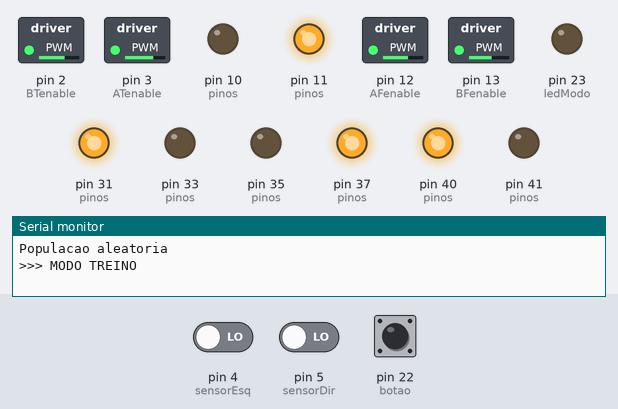
A sketch run on a simulated Arduino Mega 2560, built with avr-gcc and run on an emulated ATmega2560. Shown: switched loads named in the sketch (green lamp = pin HIGH), output pins drawn as LEDs (lit = HIGH), the last lines printed to the serial monitor. The test bench sets the inputs (shaded band); at power-on: pin 4 (sensorEsq) LOW, pin 22 (botao) HIGH, pin 5 (sensorDir) LOW. Random numbers use the default seed unless the sketch sets one; EEPROM starts erased.

Above: at 4.25 s.
4.3 s: pin 4 (sensorEsq) driven HIGH
At 5.5 s:
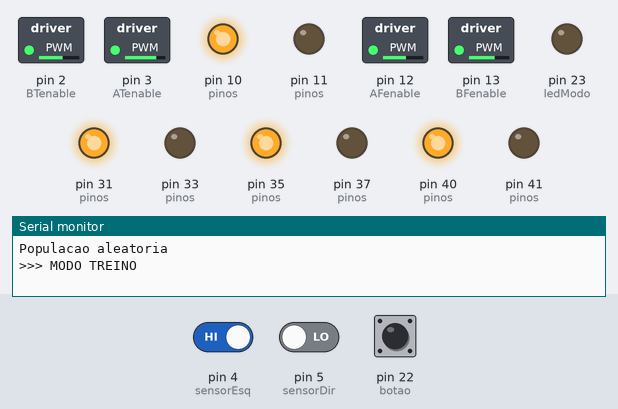
5.9 s: pin 22 (botao) pulled LOW for 0.15 s
At 6.9 s:
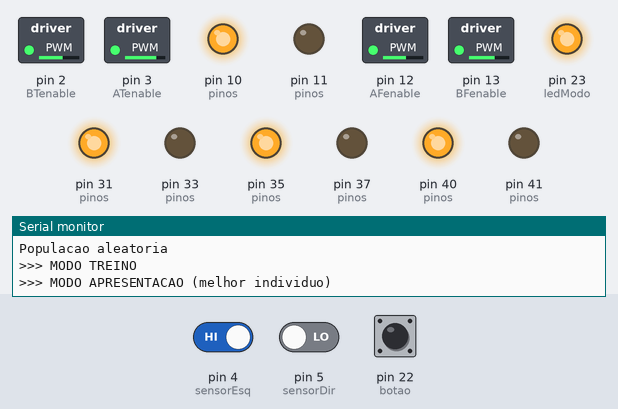
7.5 s: pin 22 (botao) pulled LOW for 3.2 s
At 10.4 s:
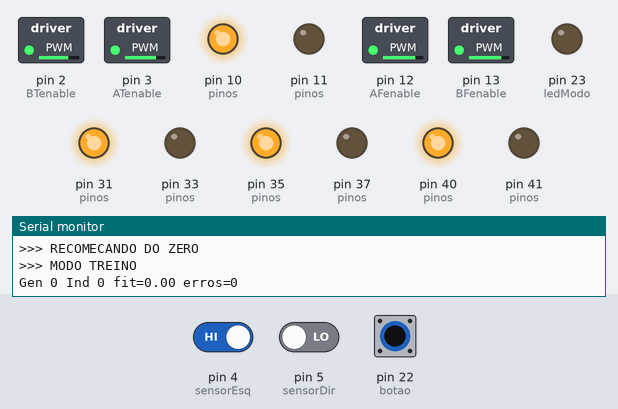
12.2 s: pin 4 (sensorEsq) driven LOW
At 13.06 s:
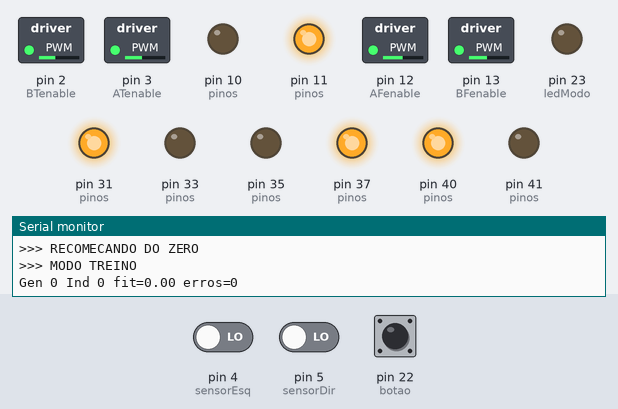
15.2 s: pin 5 (sensorDir) driven HIGH
At 16.2 s:
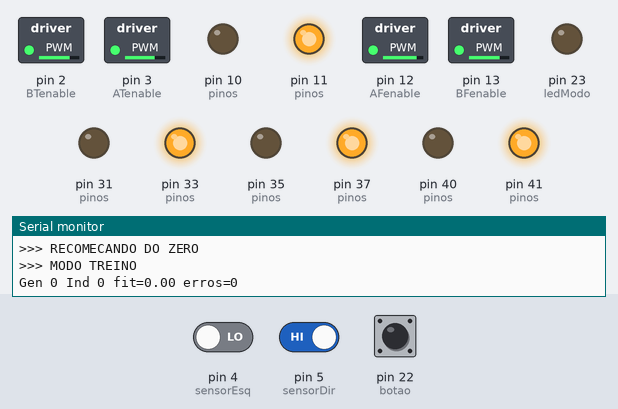
16.8 s: pin 22 (botao) pulled LOW for 1 s
At 18.8 s:
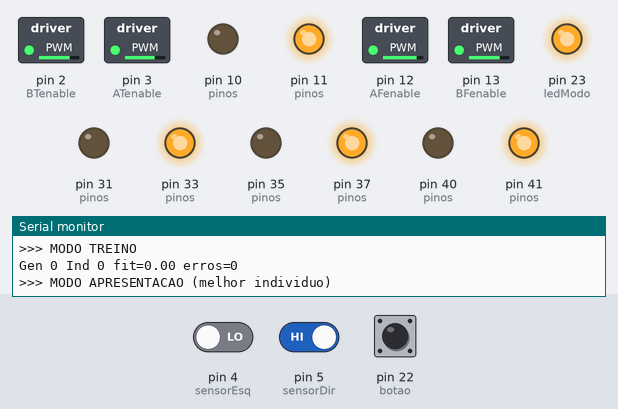
Timing chart, 0 to 20.3 s (numbered marks = the images above; inputs shaded):
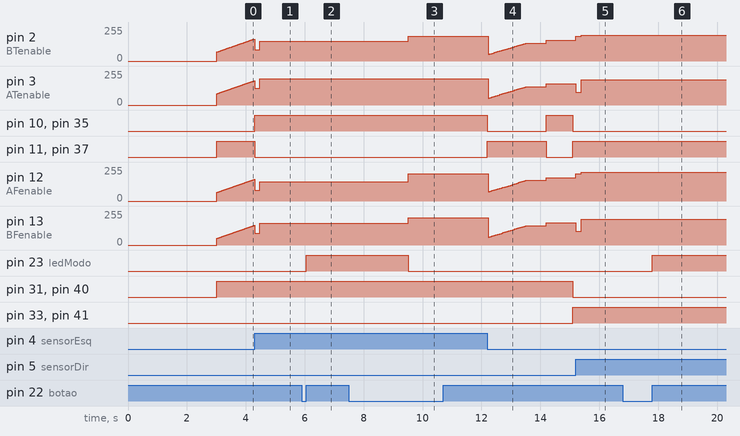

Measured:
- after the input at 4.3 s, pin 10 (pinos), pin 35 (pinos): LOW → HIGH at once; pin 11 (pinos), pin 37 (pinos): HIGH → LOW at once
- after the input at 5.9 s, pin 23 (ledModo): LOW → HIGH after 0.15 s
- after the input at 7.5 s, pin 2 (BTenable): 149/255 → 185/255 after 2.0 s; pin 3 (ATenable): 198/255 → 197/255 after 2.0 s; pin 12 (AFenable): 146/255 → 205/255 after 2.0 s; pin 13 (BFenable): 163/255 → 204/255 after 2.0 s; pin 23 (ledModo): HIGH → LOW after 2.0 s
- after the input at 12.2 s, pin 10 (pinos), pin 35 (pinos): HIGH → LOW at once, → HIGH 2.0 s later, → LOW 0.90 s later; pin 11 (pinos), pin 37 (pinos): LOW → HIGH at once, → LOW 2.0 s later, → HIGH 0.90 s later; pin 31 (pinos), pin 40 (pinos): HIGH → LOW after 2.9 s; pin 33 (pinos), pin 41 (pinos): LOW → HIGH after 2.9 s
- after the input at 15.2 s, pin 2 (BTenable): 156/255 → 184/255 at once, → 194/255 0.18 s later; pin 3 (ATenable): 159/255 → 97/255 at once, → 188/255 0.18 s later; pin 12 (AFenable): 176/255 → 204/255 at once, → 214/255 0.18 s later; pin 13 (BFenable): 166/255 → 104/255 at once, → 195/255 0.18 s later
- after the input at 16.8 s, pin 23 (ledModo): LOW → HIGH after 1.0 s

The sketch:

seguidor_ag_feira.ino
```cpp
// ============================================================
// Seguidor de linha com Algoritmo Genético ONLINE - versão feira de ciências
// Arduino Mega | pista fechada (volta completa)
//
// - Treino CONTÍNUO: os indivíduos se sucedem sem o robô parar
// - Se o robô perder a linha, ele procura sozinho (sem reposicionar)
// - Reta: acelera | Curva aberta: reduz | Curva fechada: reduz mais e gira
// - O AG evolui velocidades e o ajuste fino dos 4 motores
// - Botão: clique = alterna TREINO / APRESENTAÇÃO | segurar 2 s = recomeçar do zero
// - Serial em 115200 baud
// ============================================================
#include <EEPROM.h>

// ---------- PINOS ----------
const byte AFsentido1 = 40, AFsentido2 = 41, AFenable = 12;
const byte BFsentido1 = 10, BFsentido2 = 11, BFenable = 13;
const byte ATsentido1 = 37, ATsentido2 = 35, ATenable = 3;
const byte BTsentido1 = 33, BTsentido2 = 31, BTenable = 2;
const byte sensorEsq = 4, sensorDir = 5;   // LOW = branco, HIGH = preto
const byte botao = 22;                     // botão entre o pino 22 e o GND (INPUT_PULLUP)
const byte ledModo = 23;                   // LED opcional: aceso = APRESENTAÇÃO

// ---------- CONFIGURAÇÕES (ajuste aqui) ----------
const bool TESTE_HARDWARE = false;  // true = só testa sensores e sentido dos motores
const bool PLOTTER        = false;  // true = Serial Plotter mostra o gráfico de aprendizado
const bool USAR_EEPROM    = true;   // false = sempre começa do zero
const unsigned long TEMPO_AVAL = 20000; // duração de cada indivíduo (ms) - de preferência >= 1 volta
const unsigned long T_FECHADA  = 180;   // sensor preto por mais que isso (ms) = curva fechada
const unsigned long T_PERDIDO  = 2000;  // branco/branco por mais que isso (ms) = linha perdida
const unsigned long T_BUSCA    = 900;   // a cada quanto tempo a busca inverte o lado (ms)
const unsigned int  GERACOES_TREINO = 15; // após N gerações vai sozinho p/ APRESENTAÇÃO (0 = nunca)
const int V_MIN     = 60;   // velocidade mínima da rampa na reta
const int PWM_BUSCA = 170;  // PWM do giro de busca quando perde a linha

// ---------- GENES ----------
enum {
  G_VRETA,     // velocidade máxima na reta
  G_RAMPA,     // aceleração na reta (PWM por segundo)
  G_RETOMA,    // % da velocidade mantida ao sair de curva aberta
  G_VABERTA,   // PWM dos motores dominantes na curva aberta
  G_FABERTA,   // % de PWM dos motores internos na curva aberta
  G_VFECHADA,  // PWM na curva fechada
  G_FFECHADA,  // % dos motores internos na curva fechada (100 = gira no eixo)
  G_TAF, G_TBF, G_TAT, G_TBT,  // ajuste fino de cada motor
  N_GENES
};
const int16_t GMIN[N_GENES] = { 80,  20,  0,  90, 20, 100,  60, -25, -25, -25, -25};
const int16_t GMAX[N_GENES] = {220, 200, 90, 230, 90, 230, 100,  25,  25,  25,  25};

// ---------- POPULAÇÃO ----------
const byte N_POP = 6;
int16_t pop[N_POP][N_GENES];
float   fit[N_POP];
byte    ind = 0;
unsigned int geracao = 0;          // total (inclui o que veio da EEPROM)
unsigned int geracoesSessao = 0;   // só desta ligação
float   melhorFit = -999;
int16_t melhorGenes[N_GENES];

struct Salvo { byte magic; unsigned int geracao; float fit; int16_t genes[N_GENES]; };
const byte MAGIC = 0xA7;

// ---------- ESTADO ----------
enum Modo { TREINO, APRESENTACAO };
Modo modo = TREINO;
int16_t g[N_GENES];                // genes em uso agora (zerado = sem ajuste, usado no teste)
unsigned long tInicioAval, tUlt;
float fitness = 0;
byte  erros = 0;
float vAtual = V_MIN;
byte  estadoAnt = 0;               // 0 = reta, 1 = esq preto, 2 = dir preto, 3 = ambos
byte  ultimoLado = 2;
bool  fechada = false;
bool  perdido = false;
unsigned long tEntrada, tPerdido, tUltimoPreto;
float vEntrada = V_MIN;

// ============================================================
// MOTORES (mantém a polaridade original de cada motor)
// pwm > 0 = frente, pwm < 0 = ré
// ============================================================
void motorB(byte s1, byte s2, byte en, int pwm) {
  bool fw = pwm >= 0;
  digitalWrite(s1, fw ? LOW : HIGH);
  digitalWrite(s2, fw ? HIGH : LOW);
  analogWrite(en, constrain(abs(pwm), 0, 255));
}
void motorA(byte s1, byte s2, byte en, int pwm) {
  bool fw = pwm >= 0;
  digitalWrite(s1, fw ? HIGH : LOW);
  digitalWrite(s2, fw ? LOW : HIGH);
  analogWrite(en, constrain(abs(pwm), 0, 255));
}
int comTrim(int v, int trim) {
  if (v == 0) return 0;
  int m = constrain(abs(v) + trim, 0, 255);
  return v > 0 ? m : -m;
}
void mover(int af, int bf, int at, int bt) {
  motorA(AFsentido1, AFsentido2, AFenable, comTrim(af, g[G_TAF]));
  motorB(BFsentido1, BFsentido2, BFenable, comTrim(bf, g[G_TBF]));
  motorA(ATsentido1, ATsentido2, ATenable, comTrim(at, g[G_TAT]));
  motorB(BTsentido1, BTsentido2, BTenable, comTrim(bt, g[G_TBT]));
}
void parar() {
  analogWrite(AFenable, 0); analogWrite(BFenable, 0);
  analogWrite(ATenable, 0); analogWrite(BTenable, 0);
}
void frente(int v) { mover(v, v, v, v); }

// Mesmo mapeamento das suas funções esquerda()/girarE() e direita()/girarD()
void curvaEsq(int vDom, int fInt) {   // BF e AT em ré, BT e AF para frente
  int vi = vDom * fInt / 100;
  mover(vi, -vDom, -vDom, vi);
}
void curvaDir(int vDom, int fInt) {   // AF e BT em ré, BF e AT para frente
  int vi = vDom * fInt / 100;
  mover(-vDom, vi, vi, -vDom);
}

// ============================================================
// TESTE DE HARDWARE (TESTE_HARDWARE = true)
// ============================================================
void esperaLendo(unsigned long ms) {
  unsigned long t0 = millis();
  while (millis() - t0 < ms) {
    Serial.print("  esq="); Serial.print(digitalRead(sensorEsq));
    Serial.print(" dir="); Serial.println(digitalRead(sensorDir));
    delay(200);
  }
}
void testeHardware() {
  Serial.println("TESTE: ponha o robo com as rodas no ar ou sobre a pista.");
  Serial.println("Sensores: 0 = branco, 1 = preto. Passe um papel preto sob cada sensor.");
  while (true) {
    Serial.println("FRENTE (as 4 rodas devem ir para frente)");
    frente(100); esperaLendo(1500); parar(); delay(500);
    Serial.println("CURVA ESQUERDA aberta (o robo deve virar para a esquerda)");
    curvaEsq(150, 50); esperaLendo(1500); parar(); delay(500);
    Serial.println("CURVA DIREITA aberta (o robo deve virar para a direita)");
    curvaDir(150, 50); esperaLendo(1500); parar(); delay(500);
    Serial.println("GIRO NO EIXO ESQUERDA");
    curvaEsq(150, 100); esperaLendo(1500); parar(); delay(500);
    Serial.println("GIRO NO EIXO DIREITA");
    curvaDir(150, 100); esperaLendo(1500); parar(); delay(1000);
  }
}

// ============================================================
// ALGORITMO GENÉTICO
// ============================================================
void genesAleatorios(int16_t *x) {
  for (byte k = 0; k < N_GENES; k++) x[k] = random(GMIN[k], GMAX[k] + 1);
}

void mutar(int16_t *x, float taxa, byte prob) {
  for (byte k = 0; k < N_GENES; k++) {
    if (random(100) < prob) {
      float r = random(-1000, 1001) / 1000.0;
      x[k] = constrain((int)(x[k] + r * (GMAX[k] - GMIN[k]) * taxa), GMIN[k], GMAX[k]);
    }
  }
}

byte torneio() {
  byte melhor = random(N_POP);
  for (byte i = 0; i < 2; i++) {
    byte c = random(N_POP);
    if (fit[c] > fit[melhor]) melhor = c;
  }
  return melhor;
}

void salvarMelhor() {
  Salvo s;
  s.magic = MAGIC; s.geracao = geracao; s.fit = melhorFit;
  for (byte k = 0; k < N_GENES; k++) s.genes[k] = melhorGenes[k];
  EEPROM.put(0, s);
}

bool carregarMelhor() {
  Salvo s;
  EEPROM.get(0, s);
  if (s.magic != MAGIC) return false;
  for (byte k = 0; k < N_GENES; k++) melhorGenes[k] = constrain(s.genes[k], GMIN[k], GMAX[k]);
  geracao = s.geracao;
  melhorFit = s.fit;
  return true;
}

void novoIndividuo() {
  for (byte k = 0; k < N_GENES; k++) g[k] = pop[ind][k];
  fitness = 0; erros = 0;
  tInicioAval = millis();
}

void evoluir() {
  byte ordem[N_POP];
  for (byte i = 0; i < N_POP; i++) ordem[i] = i;
  for (byte i = 0; i < N_POP - 1; i++)
    for (byte j = 0; j < N_POP - 1 - i; j++)
      if (fit[ordem[j]] < fit[ordem[j + 1]]) { byte t = ordem[j]; ordem[j] = ordem[j + 1]; ordem[j + 1] = t; }

  float media = 0;
  for (byte i = 0; i < N_POP; i++) media += fit[i];
  media /= N_POP;

  // o recorde "esquece" um pouco a cada geração, para uma avaliação com sorte não ficar para sempre
  if (melhorFit > -998) melhorFit -= 0.03 * fabs(melhorFit);
  if (fit[ordem[0]] > melhorFit) {
    melhorFit = fit[ordem[0]];
    for (byte k = 0; k < N_GENES; k++) melhorGenes[k] = pop[ordem[0]][k];
    salvarMelhor();
  }

  if (PLOTTER) {
    Serial.print("melhor:"); Serial.print(fit[ordem[0]], 2);
    Serial.print(",media:"); Serial.println(media, 2);
  } else {
    Serial.print("=== GERACAO "); Serial.print(geracao);
    Serial.print(" | melhor: "); Serial.print(fit[ordem[0]], 2);
    Serial.print(" | media: "); Serial.print(media, 2);
    Serial.print(" | recorde: "); Serial.println(melhorFit, 2);
  }

  // mutação diminui com as gerações: explora no começo, refina no fim
  float taxa = 0.25;
  for (unsigned int i = 0; i < geracao && taxa > 0.04; i++) taxa *= 0.92;

  int16_t nova[N_POP][N_GENES];
  for (byte e = 0; e < 2; e++)                       // elitismo: 2 melhores passam direto
    for (byte k = 0; k < N_GENES; k++) nova[e][k] = pop[ordem[e]][k];

  for (byte i = 2; i < N_POP; i++) {                 // torneio + cruzamento + mutação
    byte a = torneio(), b = torneio();
    for (byte k = 0; k < N_GENES; k++) {
      float alpha = random(-20, 121) / 100.0;
      int v = pop[a][k] + (int)((pop[b][k] - pop[a][k]) * alpha);
      nova[i][k] = constrain(v, GMIN[k], GMAX[k]);
    }
    mutar(nova[i], taxa, 30);
  }
  for (byte i = 0; i < N_POP; i++)
    for (byte k = 0; k < N_GENES; k++) pop[i][k] = nova[i][k];

  geracao++;
  geracoesSessao++;
  ind = 0;
}

// ============================================================
// MODOS
// ============================================================
void entrarTreino() {
  modo = TREINO;
  digitalWrite(ledModo, LOW);
  novoIndividuo();
  Serial.println(">>> MODO TREINO");
}

void entrarApresentacao() {
  modo = APRESENTACAO;
  digitalWrite(ledModo, HIGH);
  if (melhorFit > -998) for (byte k = 0; k < N_GENES; k++) g[k] = melhorGenes[k];
  Serial.println(">>> MODO APRESENTACAO (melhor individuo)");
}

void reiniciarDoZero() {
  EEPROM.update(0, 0);                 // apaga o melhor salvo
  for (byte i = 0; i < N_POP; i++) genesAleatorios(pop[i]);
  geracao = 0; geracoesSessao = 0; melhorFit = -999; ind = 0;
  Serial.println(">>> RECOMECANDO DO ZERO");
  entrarTreino();
}

void terminarIndividuo() {
  fit[ind] = fitness;
  if (!PLOTTER) {
    Serial.print("Gen "); Serial.print(geracao);
    Serial.print(" Ind "); Serial.print(ind);
    Serial.print(" fit="); Serial.print(fitness, 2);
    Serial.print(" erros="); Serial.println(erros);
  }
  ind++;
  if (ind >= N_POP) {
    evoluir();
    if (GERACOES_TREINO > 0 && geracoesSessao >= GERACOES_TREINO) {
      entrarApresentacao();
      return;
    }
  }
  novoIndividuo();   // sem parar: o próximo indivíduo assume de onde o robô está
}

// ============================================================
// CONTROLE DO ROBÔ (roda o tempo todo, nunca para)
// ============================================================
void rodarRobo(float dt, unsigned long agora, bool contaFit) {
  byte esq = digitalRead(sensorEsq);
  byte dir = digitalRead(sensorDir);
  byte estado = (esq == LOW && dir == LOW) ? 0 : (esq == HIGH && dir == LOW) ? 1 : (esq == LOW && dir == HIGH) ? 2 : 3;

  if (estado == 0) {
    // ----- RETA (ou linha perdida) -----
    if (estadoAnt != 0) {   // acabou de sair de uma curva
      if (fechada) vAtual = V_MIN;
      else vAtual = max((float)V_MIN, vEntrada * g[G_RETOMA] / 100.0);
    }
    if (agora - tUltimoPreto > T_PERDIDO) {
      // reta longa demais para a pista: provavelmente perdeu a linha -> procura girando
      if (!perdido) {
        perdido = true; tPerdido = agora; vAtual = V_MIN;
        if (contaFit) { fitness -= 2.0; erros++; }
      }
      byte lado = ultimoLado;
      if (((agora - tPerdido) / T_BUSCA) % 2) lado = (lado == 1) ? 2 : 1;
      if (lado == 1) curvaEsq(PWM_BUSCA, 100); else curvaDir(PWM_BUSCA, 100);
    } else {
      vAtual += g[G_RAMPA] * dt;
      if (vAtual > g[G_VRETA]) vAtual = g[G_VRETA];
      frente((int)vAtual);
      if (contaFit) fitness += (vAtual / 255.0) * dt;
    }
  } else {
    // ----- CURVA -----
    tUltimoPreto = agora;
    perdido = false;
    if (estadoAnt == 0) {            // acabou de entrar na curva
      tEntrada = agora; vEntrada = vAtual; fechada = false;
      if (contaFit) { erros++; fitness -= 0.3; }
    }
    if (!fechada && (estado == 3 || agora - tEntrada > T_FECHADA)) {
      fechada = true;
      if (contaFit) fitness -= (estado == 3) ? 1.0 : 0.6;
    }
    byte lado = (estado == 3) ? ultimoLado : estado;
    if (estado != 3) ultimoLado = estado;

    int v = fechada ? g[G_VFECHADA] : g[G_VABERTA];
    int f = fechada ? g[G_FFECHADA] : g[G_FABERTA];
    if (lado == 1) curvaEsq(v, f); else curvaDir(v, f);
    if (contaFit) fitness += (v / 255.0) * dt * (fechada ? 0.2 : 0.5);
  }
  estadoAnt = estado;
}

// ============================================================
// BOTÃO: clique = alterna modo | segurar 2 s = recomeçar do zero
// ============================================================
void lerBotao(unsigned long agora) {
  static bool antes = false, longoFeito = false;
  static unsigned long tPress = 0;
  bool press = (digitalRead(botao) == LOW);
  if (press && !antes) { tPress = agora; longoFeito = false; }
  if (press && !longoFeito && agora - tPress > 2000) { longoFeito = true; reiniciarDoZero(); }
  if (!press && antes && !longoFeito && agora - tPress > 40) {
    if (modo == TREINO) entrarApresentacao(); else entrarTreino();
  }
  antes = press;
}

// ============================================================
void setup() {
  Serial.begin(115200);
  randomSeed(analogRead(A0));

  pinMode(sensorEsq, INPUT);
  pinMode(sensorDir, INPUT);
  pinMode(botao, INPUT_PULLUP);
  pinMode(ledModo, OUTPUT);
  byte pinos[] = {AFsentido1, AFsentido2, AFenable, BFsentido1, BFsentido2, BFenable,
                  ATsentido1, ATsentido2, ATenable, BTsentido1, BTsentido2, BTenable};
  for (byte i = 0; i < sizeof(pinos); i++) pinMode(pinos[i], OUTPUT);
  parar();

  if (TESTE_HARDWARE) testeHardware();   // nunca sai daqui

  bool tem = USAR_EEPROM && carregarMelhor();
  for (byte i = 0; i < N_POP; i++) {
    if (tem) {
      for (byte k = 0; k < N_GENES; k++) pop[i][k] = melhorGenes[k];
      if (i > 0) mutar(pop[i], 0.12, 40);
    } else {
      genesAleatorios(pop[i]);
    }
  }
  if (!tem) { geracao = 0; melhorFit = -999; }
  Serial.println(tem ? "Melhor carregado da EEPROM" : "Populacao aleatoria");

  delay(3000);                       // tempo para colocar o robô na pista
  tUlt = millis();
  tUltimoPreto = tUlt;
  entrarTreino();
}

void loop() {
  unsigned long agora = millis();
  float dt = (agora - tUlt) / 1000.0;
  tUlt = agora;

  lerBotao(agora);
  rodarRobo(dt, agora, modo == TREINO);
  if (modo == TREINO && agora - tInicioAval >= TEMPO_AVAL) terminarIndividuo();
}
```
